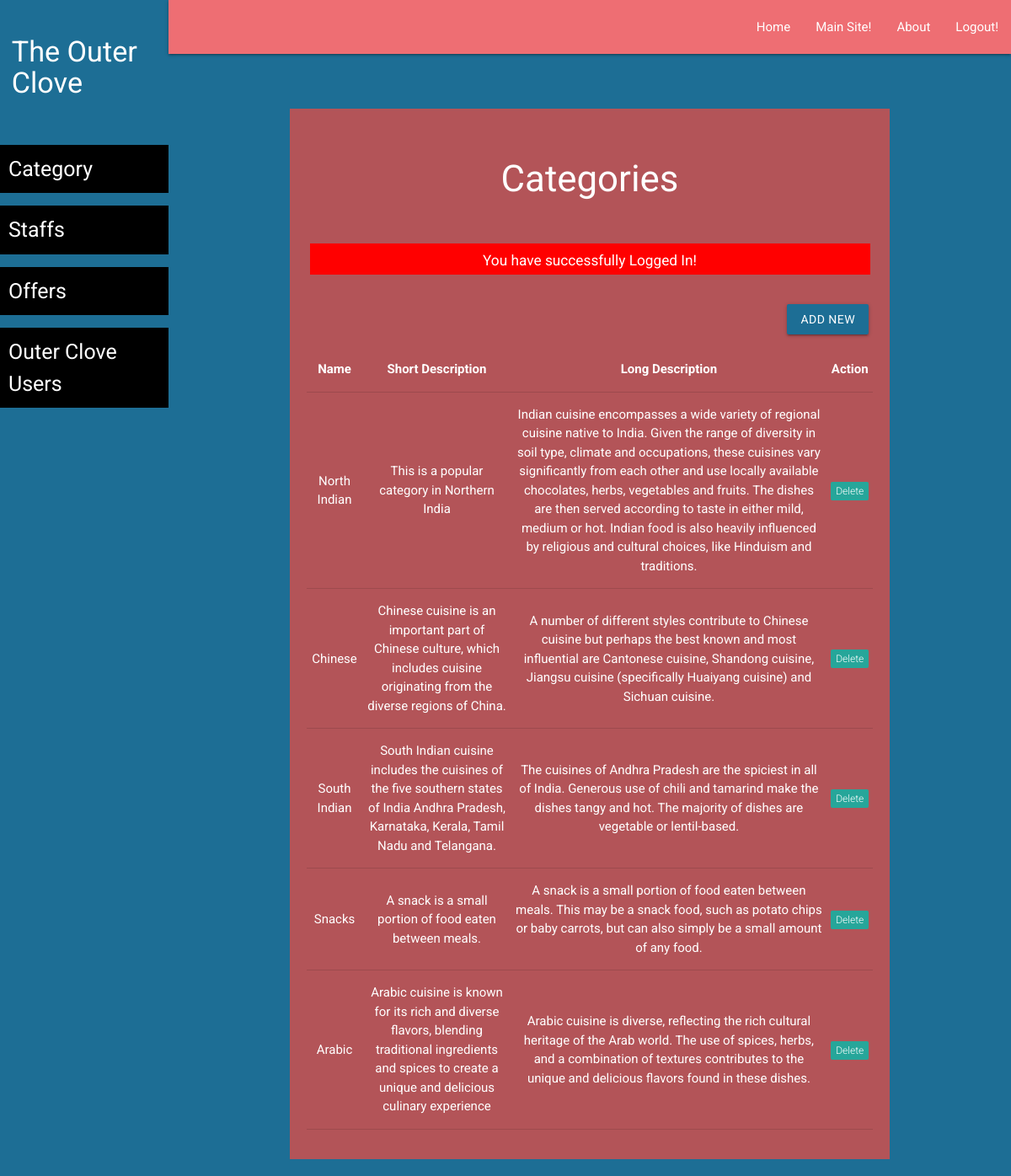
The app's page /TheOuterClove/admin/category-list.php (signed in) with its own data.
### tables this page shows
CREATE TABLE `categories` (
  `id` int(11) NOT NULL,
  `name` varchar(250) NOT NULL,
  `short_desc` varchar(250) NOT NULL,
  `long_desc` varchar(500) NOT NULL
);

### TheOuterClove/admin/category-list.php (the view, shortened to what this page needs)
<?php require('layout/header.php'); ?>
<?php require('layout/left-sidebar-long.php'); ?>
<?php require('layout/topnav.php'); ?>
<?php require('layout/left-sidebar-short.php'); ?>
<?php
require('../backends/connection-pdo.php');
$sql = 'SELECT * FROM categories';
$query  = $pdoconn->prepare($sql);
$query->execute();
$arr_all = $query->fetchAll(PDO::FETCH_ASSOC);
?>
<div class="section white-text" style="background: #B35458;">
	<div class="section">
		<h3>Categories</h3>
	</div>
  <?php
    if (isset($_SESSION['msg'])) {
        echo '<div class="section center" style="margin: 5px 35px;"><div class="row" style="background: red; color: white;">
        <div class="col s12">
            <h6>'.$_SESSION['msg'].'</h6>
            </div>
        </div></div>';
    }
    ?>
	<div class="section right" style="padding: 15px 25px;">
		<a href="category-add.php" class="waves-effect waves-light btn">Add New</a>
	</div>
	<div class="section center" style="padding: 20px;">
		<table class="centered responsive-table">
        <thead>
          <tr>
              <th>Name</th>
              <th>Short Description</th>
              <th>Long Description</th>
              <th>Action</th>
          </tr>
        </thead>
        <tbody>
          <?php
            foreach ($arr_all as $key) {
          ?>
          <tr>
            <td><?php echo $key['name']; ?></td>
            <td><?php echo $key['short_desc']; ?></td>
            <td><?php echo $key['long_desc']; ?></td>
            <td><a href="../backends/admin/cat-delete.php?id=<?php echo $key['id']; ?>"><span class="new badge" data-badge-caption="">Delete</span></a></td>
          </tr>
          <?php } ?>
        </tbody>
      </table>
	</div>
</div>
<?php require('layout/footer.php'); ?>

### TheOuterClove/css/form-style.css (style rules this page uses)
body { background: #1D6E95; font-family: "Roboto", sans-serif; -webkit-font-smoothing: antialiased; -moz-osx-font-smoothing: grayscale; }
.btn, .btn:active, .btn:hover { background: #1D6E95 !important; width: 100%; }
.row { margin-bottom: 0 !important; }
.col { padding: 0 !important; }

### records on screen
categories: name "North Indian", short_desc "This is a popular category in Northern India", long_desc "Indian cuisine encompasses a wide variety of regional cuisine native to India. Given the range of diversity in soil type, climate and occupations, these cuisines vary significantly from each other and use locally available chocolates, herbs, vegetables and fruits. The dishes are then served according to taste in either mild, medium or hot. Indian food is also heavily influenced by religious and cultural choices, like Hinduism and traditions."
categories: name "Chinese", short_desc "Chinese cuisine is an important part of Chinese culture, which includes cuisine originating from the diverse regions of China.", long_desc "A number of different styles contribute to Chinese cuisine but perhaps the best known and most influential are Cantonese cuisine, Shandong cuisine, Jiangsu cuisine (specifically Huaiyang cuisine) and Sichuan cuisine."
categories: name "South Indian", short_desc "South Indian cuisine includes the cuisines of the five southern states of India Andhra Pradesh, Karnataka, Kerala, Tamil Nadu and Telangana.", long_desc "The cuisines of Andhra Pradesh are the spiciest in all of India. Generous use of chili and tamarind make the dishes tangy and hot. The majority of dishes are vegetable or lentil-based."
categories: name "Snacks", short_desc "A snack is a small portion of food eaten between meals.", long_desc "A snack is a small portion of food eaten between meals. This may be a snack food, such as potato chips or baby carrots, but can also simply be a small amount of any food."
categories: name "Arabic", short_desc "Arabic cuisine is known for its rich and diverse flavors, blending traditional ingredients and spices to create a unique and delicious culinary experience", long_desc "Arabic cuisine is diverse, reflecting the rich cultural heritage of the Arab world. The use of spices, herbs, and a combination of textures contributes to the unique and delicious flavors found in these dishes."

### other values on screen
$_SESSION['msg'] "You have successfully Logged In!"
